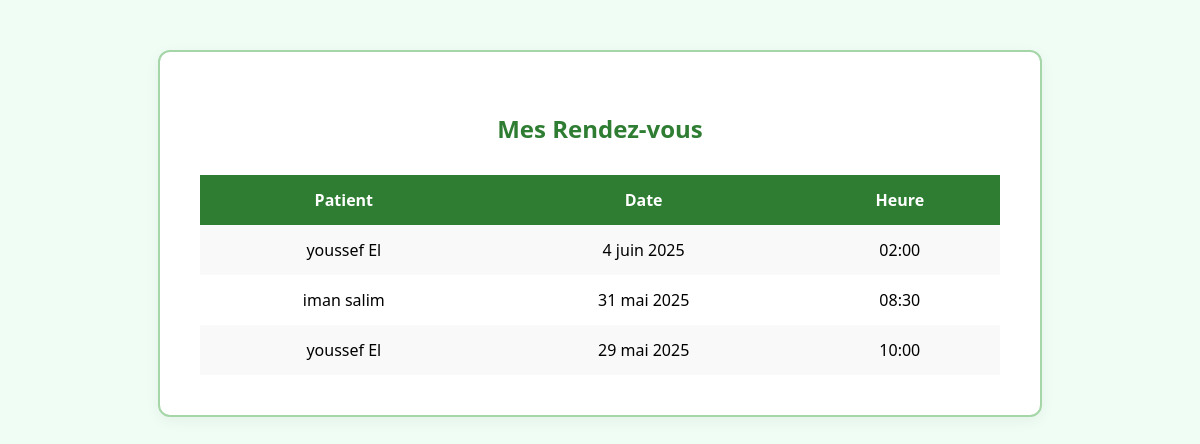
Page /core/medecin/rendezvous/ (signed in) on the committed database.
### core/models.py (models this page shows, shortened)
class RendezVous(models.Model):
    patient = models.ForeignKey(Patient, on_delete=models.CASCADE)
    medecin = models.ForeignKey(Medecin, on_delete=models.CASCADE)
    date = models.DateField()
    heure = models.TimeField()
    statut = models.CharField(max_length=50)

class Utilisateur(AbstractUser):
    telephone = models.CharField(max_length=20)
    adresse = models.CharField(max_length=255)
    cin = models.CharField(max_length=20)
    ville = models.CharField(max_length=100)
    genre = models.CharField(max_length=1, choices=GENRE_CHOICES)

### core/views.py (the view)
# urls.py: path('medecin/rendezvous/', views.visualiser_rendezvous_view, name='visualiser_rendezvous'),
@login_required
def visualiser_rendezvous_view(request):
    try:
        medecin = request.user.medecin
    except:
        return redirect('home')  # ou afficher un message
    rendezvous = RendezVous.objects.filter(medecin=medecin).order_by('-date')
    return render(request, 'core/visualiser_rendezvous.html', {'rendezvous': rendezvous})

### core/templates/core/visualiser_rendezvous.html (shortened to what this page needs)
<div class="container">
  <h2>Mes Rendez-vous</h2>
  <table>
    <tr>
      <th>Patient</th>
      <th>Date</th>
      <th>Heure</th>
    </tr>
    {% for rdv in rendezvous %}
    <tr>
      <td>{{ rdv.patient.first_name }} {{ rdv.patient.last_name }}</td>
      <td>{{ rdv.date }}</td>
      <td>{{ rdv.heure }}</td>
    </tr>
    {% empty %}
    <tr>
      <td colspan="3" class="empty-message">Aucun rendez-vous trouvé.</td>
    </tr>
    {% endfor %}
  </table>
</div>

### core/templates/core/visualiser_rendezvous.html (style rules this page uses)
.container { max-width: 800px; margin: 50px auto; background-color: white; padding: 40px; border-radius: 12px; box-shadow: 0 4px 15px rgba(0, 0, 0, 0.05); border: 2px solid #a5d6a7; }
h2 { text-align: center; color: #2e7d32; margin-bottom: 30px; }
table { width: 100%; border-collapse: collapse; font-size: 16px; }
th, td { padding: 14px; text-align: center; }
th { background-color: #2e7d32; color: white; }
tr:nth-child(even) { background-color: #f9f9f9; }

### rows in the picture
RendezVous: patient.first_name "youssef", patient.last_name "El", date "4 juin 2025", heure "02:00"
RendezVous: patient.first_name "iman", patient.last_name "salim", date "31 mai 2025", heure "08:30"
RendezVous: patient.first_name "youssef", patient.last_name "El", date "29 mai 2025", heure "10:00"
